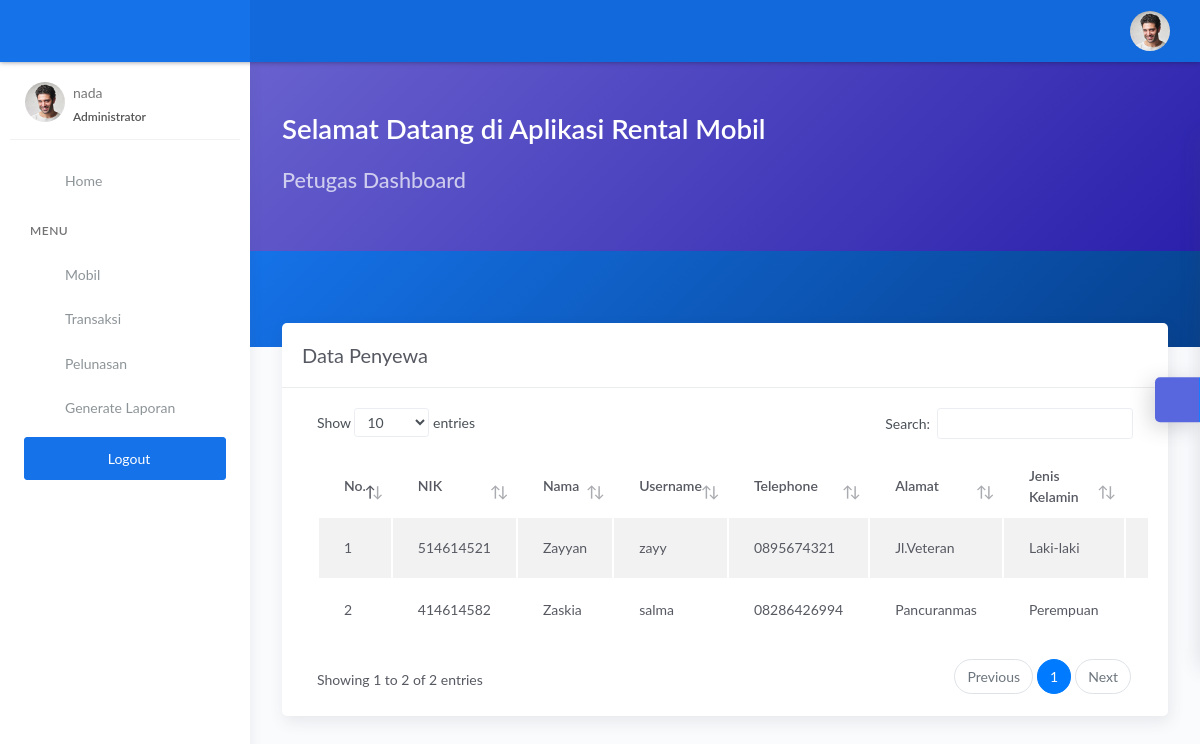
Screenshot of /petugas/pelanggan.php (signed in) with the database file from the repository.
### tables this page shows
CREATE TABLE `tbl_member` (
  `nik` int(11) NOT NULL,
  `nama` varchar(50) NOT NULL,
  `jk` enum('l','p') NOT NULL,
  `telp` varchar(15) NOT NULL,
  `alamat` text NOT NULL,
  `user` varchar(50) NOT NULL,
  `pass` varchar(255) NOT NULL
);

### petugas/pelanggan.php (the view, shortened to what this page needs)
<?php
$title = 'Data Penyewa';
require 'koneksi.php';
$query = 'SELECT * FROM tbl_member ORDER BY nik DESC';
$data = mysqli_query($conn, $query);
require 'header.php';
?>
<div class="panel-header bg-primary-gradient">
    <div class="page-inner py-5">
    </div>
</div>
<div class="page-inner mt--5">
    <diva class="row">
        <div class="col-md-12">
            <div class="card">
                <div class="card-header">
                    <div class="d-flex align-items-center">
                        <h4 class="card-title"><?= $title; ?></h4>
                    </div>
                </div>
                <div class="card-body">
                    <div class="table-responsive">
                        <table id="basic-datatables" class="display table table-striped table-hover">
                            <thead>
                                <tr>
                                    <th style="width: 7%">No.</th>
                                    <th style="width: 20%;">NIK</th>
                                    <th style="width: 20%;">Nama</th>
                                    <th style="width: 20%;">Username</th>
                                    <th style="width: 20%;">Telephone</th>
                                    <th style="width: 25%;">Alamat</th>
                                    <th style="width: 15%;">Jenis Kelamin</th>
                                    <th style="width: 10%">Aksi</th>
                                </tr>
                            </thead>
                            <tbody>
                                <?php
                                $no = 1;
                                if (mysqli_num_rows($data) > 0) {
                                    while ($plg = mysqli_fetch_assoc($data)) {
                                ?>
                                        <tr>
                                            <td><?= $no++; ?></td>
                                            <td><?= $plg['nik']; ?></td>
                                            <td><?= $plg['nama']; ?></td>
                                            <td><?= $plg['user']; ?></td>
                                            <td><?= $plg['telp']; ?></td>
                                            <td><?= $plg['alamat']; ?></td>
                                            <td>
    <?php
    if ($plg['jk'] == 'l') {
        echo "Laki-laki";
    } elseif ($plg['jk'] == 'p') {
        echo "Perempuan";
    }
    ?>
</td>
                                            <td>
                                            </td>
                                        </tr>
                                <?php }
                                }
                                ?>
                            </tbody>
                        </table>
                    </div>
                </div>
            </div>
        </div>
</div>
</div>
<?php
require 'footer.php';
?>

### rows the page displays
tbl_member: nik "514614521", nama "Zayyan", user "zayy", telp "0895674321", alamat "Jl.Veteran", jk "Laki-laki"
tbl_member: nik "414614582", nama "Zaskia", user "salma", telp "08286426994", alamat "Pancuranmas", jk "Perempuan"

### other values shown
$_SESSION['user'] "nada"
$title "Data Penyewa"
